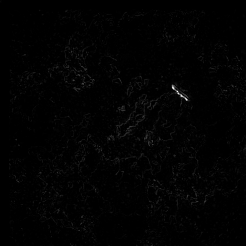
#> input picture error_1.png, 246 x 246 px, found by its file name
$ jupyter execute --allow-errors postprocessing.ipynb
#> lines starting #> are read from the running program, lines starting #| are printed output that depends on the picture; after the words box and inside, x2 and y2 are one past the last pixel; in counts of white or black regions, pixels touching at a corner belong together
[cell 1]
import cv2
import os

import matplotlib.pyplot as plt
import numpy as np
import enum
import tqdm

[cell 2]
# ----------------------- Plot defect and normal images ---------------------- #
images = []
images.append(cv2.imread('test6/error_1.png'))
images.append(cv2.imread('test6/error_2.png'))
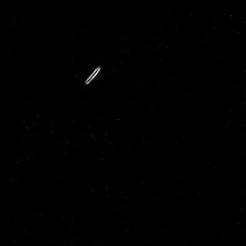
#> input picture test6/error_2.png, 246 x 246 px, found by its file name
images.append(cv2.imread('test6/error_48.png'))
images.append(cv2.imread('test6/error_49.png'))
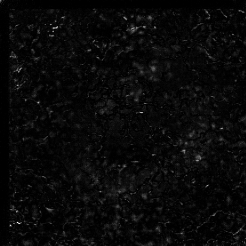
#> input picture test5/error_49.png, 246 x 246 px, found by its file name

def plot_images(images, titles = None, time=0):
#> called with time = 0
    fig, axes = plt.subplots(len(images)//4, 4, figsize=(20, 5*len(images)//4))
    for i, ax in enumerate(axes.flat):
        ax.imshow(images[i])
        ax.set_xticks([]); ax.set_yticks([])
#> this loop made 3 passes

    if titles is not None:
        for ax, title in zip(axes.flat, titles):
            ax.set_title(title)
    else:
        if len(axes.shape) == 1:
            axes[0].set_title('Defect 1')
            axes[1].set_title('Defect 2')
            axes[2].set_title('Normal 1')
            axes[3].set_title('Normal 2')
        else:
            axes[0,0].set_title('Defect 1')
            axes[0,1].set_title('Defect 2')
            axes[0,2].set_title('Normal 1')
            axes[0,3].set_title('Normal 2')


    plt.tight_layout()
    if time == 0:
        plt.show()
    else:
        plt.pause(time)

#> (the rest of this cell did not finish here and is left out)

[cell 3]
def confusionMatrix(image, threshold,threshold2=10):

    image = cv2.GaussianBlur(image, (5, 5), 0)
    image_threshold = cv2.threshold(image, threshold, 255, cv2.THRESH_BINARY )[1]
    # print("Threshold: ", threshold, "Non-zero pixels: ", cv2.countNonZero(image_threshold))
    if cv2.countNonZero(image_threshold) > threshold2:
        return 1
    else:
        return 0


def Threshold():
    # Get every image in the folder "test/"
    image_folder = "test"

    pred2 = []
    for threshold2 in tqdm.tqdm(range(5, 51, 2)):  # Loop over threshold2 values
        pred = []
        for i in range(0, 256, 2):
            conf = []
            j = 0
            for filename in os.listdir(image_folder):
                if filename.endswith(".png") or filename.endswith(".jpg") or filename.endswith(".jpeg"):
                    image_path = os.path.join(image_folder, filename)
                    image = cv2.imread(image_path, cv2.IMREAD_GRAYSCALE)
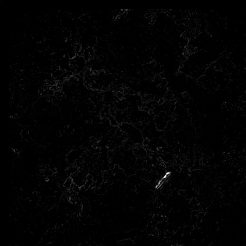
#> input picture test/error_12.png, 246 x 246 px, found by its file name
#> image is the input picture: shape (246, 246); min 0, max 255, mean 2.6
                    result = confusionMatrix(image, i, threshold2)
#> in confusionMatrix, `image_threshold = cv2.threshold(image, threshold, 255, cv2.THRESH_BINA..`:
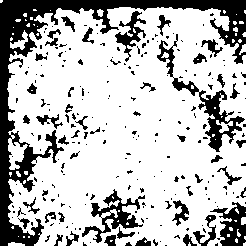
#> image_threshold: shape (246, 246); 74% white; 235 black regions (185 under 20 px), largest, box (x1, y1, x2, y2) and area: (0, 0, 246, 246) 8111, (157, 34, 245, 152) 1512, (82, 189, 145, 243) 971
#> result = 1
                    conf.append(result)
                    j += 1
            pred.append(conf)
        pred2.append(pred)
    return pred2

pred = Threshold()

[cell 4]
truth = [1] * 48 + [0] * 50
acc2 = []
for i in range(len(pred)):
    acc = []
    for k in range(len(pred[i])):
        tp = 0
        tn = 0
        fp = 0
        fn = 0
        for j in range(len(pred[i][k])):
            if pred[i][k][j] == 1 and truth[j] == 1:
                tp += 1
            elif pred[i][k][j] == 0 and truth[j] == 0:
                tn += 1
            elif pred[i][k][j] == 1 and truth[j] == 0:
                fp += 1
            elif pred[i][k][j] == 0 and truth[j] == 1:
                fn += 1
        acc.append((tp + tn) / (tp + tn + fp + fn))
    acc2.append(acc)

plt.plot(acc)
plt.show()
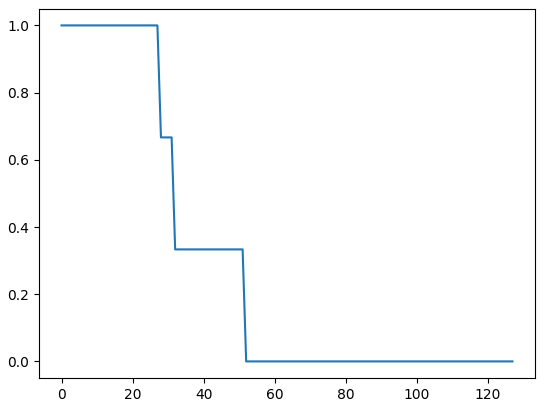
#> figure drawn by matplotlib, 1 panel; curve peaks at x = 0, y = 1

[cell 5]
from mpl_toolkits.mplot3d import Axes3D

fig = plt.figure(figsize=(10, 7))
ax = fig.add_subplot(111, projection='3d')

x = range(len(acc2))  # Threshold2 values
y = range(len(acc2[0]))  # Threshold values
X, Y = np.meshgrid(x, y)
Z = np.array(acc2).T  # Transpose to align dimensions
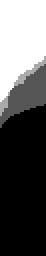
#> Z: shape (128, 23) float64 (shown 2 times larger); min 0, max 1, mean 0.356

ax.plot_surface(X, Y, Z, cmap='viridis')
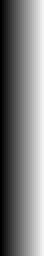
#> X: shape (128, 23) int64 (shown 2 times larger); min 0, max 22, mean 11; drawn with min black and max white

ax.set_xlabel('Pixel Count Threshold')
ax.set_ylabel('Pixel Intensity Threshold')
ax.set_zlabel('Accuracy')
ax.set_title('3D Plot of accuracy vs thresholds')

plt.show()
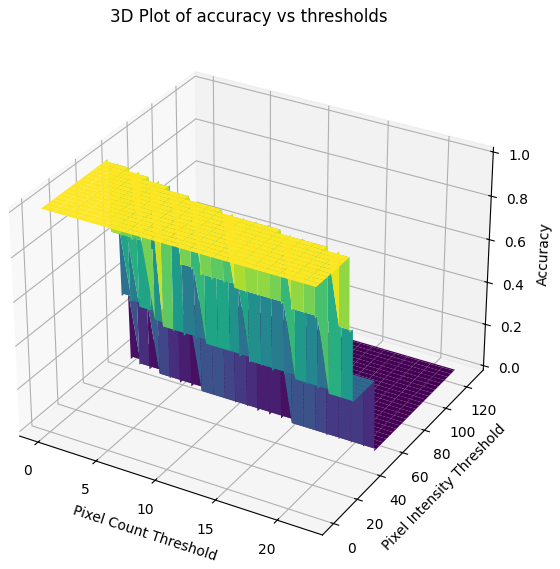
#> figure drawn by matplotlib, 1 panel

max_acc = np.max(Z)
max_indices = np.unravel_index(np.argmax(Z, axis=None), Z.shape)
best_threshold2 = X[max_indices]
best_threshold = Y[max_indices]

print(f"Highest accuracy: {max_acc}")
print(f"Best combination - Threshold: {best_threshold}, Threshold2: {best_threshold2}")
